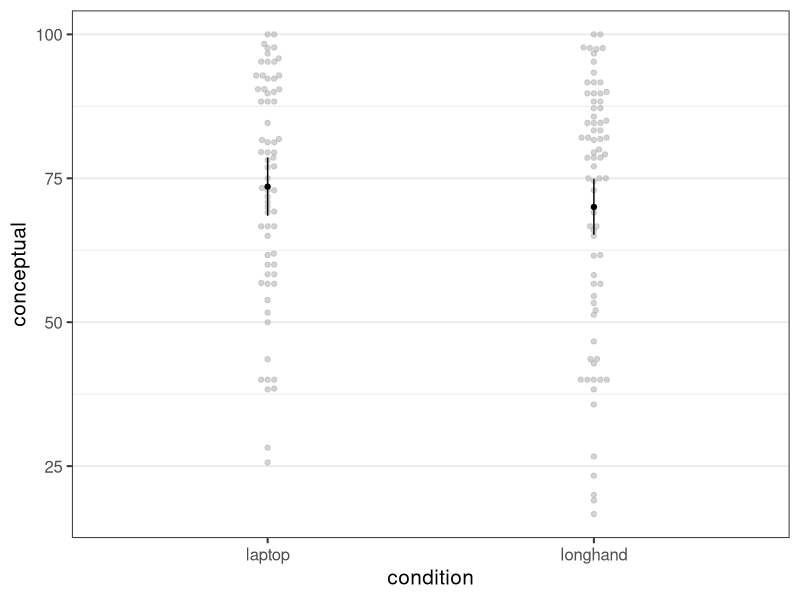

Recreate this plot in R. (Note: this script raises an error after producing the figure.)
## ---- chunk 1
library("afex")
library("emmeans")
library("tidyverse")
theme_set(theme_bw(base_size = 15) + 
            theme(legend.position="bottom", 
                  panel.grid.major.x = element_blank()))
## ---- chunk 2
data("laptop_urry")
str(laptop_urry)
## ---- chunk 3
mc_urry <- aov_car(conceptual ~ condition + Error(pid), laptop_urry)
afex_plot(mc_urry, "condition")
## ---- chunk 4
mc_urry
## ---- chunk 5
emmeans(mc_urry, "condition")
## ---- chunk 6
mo2014 <- read_csv("data/Study 1 abbreviated data.csv")
glimpse(mo2014)
## ---- chunk 7
mo2014 <- mo2014 %>% 
  mutate(
    pid = factor(participant),
    condition = factor(LapLong, 
                       levels = c(0, 1),
                       labels = c("laptop", "longhand"))
  ) %>% 
  filter(pid != "63")  ## removes participant with id 63
glimpse(mo2014)
## ---- chunk 8
mo2014 <- mo2014 %>% 
  mutate(
    factual = factualindex / perfectfactindexscore * 100,
    conceptual = conceptualindex / perfectconceptindexscore * 100
  ) %>% 
  select(pid, condition, factual, conceptual)
head(mo2014)
## ---- chunk 9
ggplot(mo2014, aes(x = condition, y = performance)) +
  geom_violin(draw_quantiles = c(0.25, 0.5, 0.75)) +
  ggbeeswarm::geom_quasirandom() +
  stat_summary(colour = "red") +
  coord_cartesian(ylim = c(0, 100))
## ---- chunk 10
res2 <- aov_car(performance ~ condition + Error(pid), mo2014)
